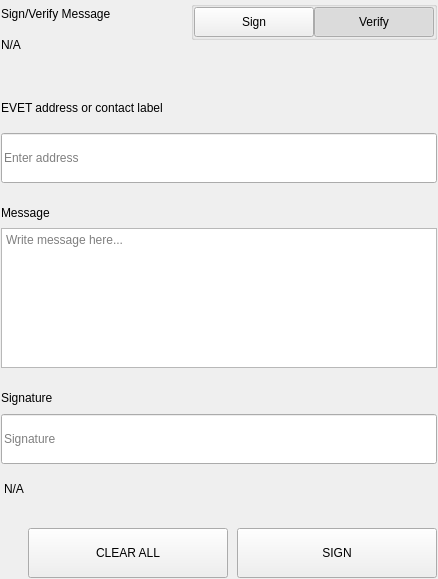
<?xml version="1.0" encoding="UTF-8"?>
<ui version="4.0">
 <class>SettingsSignMessageWidgets</class>
 <widget class="QWidget" name="SettingsSignMessageWidgets">
  <property name="geometry">
   <rect>
    <x>0</x>
    <y>0</y>
    <width>438</width>
    <height>579</height>
   </rect>
  </property>
  <property name="windowTitle">
   <string>Form</string>
  </property>
  <layout class="QVBoxLayout" name="verticalLayout">
   <property name="spacing">
    <number>0</number>
   </property>
   <property name="leftMargin">
    <number>0</number>
   </property>
   <property name="topMargin">
    <number>0</number>
   </property>
   <property name="rightMargin">
    <number>0</number>
   </property>
   <property name="bottomMargin">
    <number>0</number>
   </property>
   <item>
    <widget class="QWidget" name="left" native="true">
     <layout class="QVBoxLayout" name="verticalLayout_3">
      <property name="leftMargin">
       <number>0</number>
      </property>
      <property name="topMargin">
       <number>0</number>
      </property>
      <property name="rightMargin">
       <number>0</number>
      </property>
      <property name="bottomMargin">
       <number>0</number>
      </property>
      <item>
       <widget class="QWidget" name="container_sign" native="true">
        <layout class="QVBoxLayout" name="verticalLayout_2">
         <property name="spacing">
          <number>0</number>
         </property>
         <property name="leftMargin">
          <number>1</number>
         </property>
         <property name="topMargin">
          <number>1</number>
         </property>
         <property name="rightMargin">
          <number>1</number>
         </property>
         <property name="bottomMargin">
          <number>1</number>
         </property>
         <item>
          <layout class="QHBoxLayout" name="horizontalLayout_3" stretch="3,1">
           <property name="spacing">
            <number>40</number>
           </property>
           <item>
            <layout class="QVBoxLayout" name="verticalLayoutTitle">
             <property name="spacing">
              <number>5</number>
             </property>
             <item>
              <widget class="QLabel" name="labelTitle">
               <property name="text">
                <string>Sign/Verify Message</string>
               </property>
              </widget>
             </item>
             <item>
              <widget class="QLabel" name="labelSubtitle1">
               <property name="text">
                <string notr="true">N/A</string>
               </property>
               <property name="wordWrap">
                <bool>true</bool>
               </property>
              </widget>
             </item>
            </layout>
           </item>
           <item alignment="Qt::AlignRight|Qt::AlignTop">
            <widget class="QWidget" name="containerSwitch" native="true">
             <property name="styleSheet">
              <string notr="true">#containerSwitch{
	padding-top:9px;
}</string>
             </property>
             <layout class="QVBoxLayout" name="verticalLayout_6">
              <property name="spacing">
               <number>4</number>
              </property>
              <property name="leftMargin">
               <number>0</number>
              </property>
              <property name="topMargin">
               <number>0</number>
              </property>
              <property name="rightMargin">
               <number>0</number>
              </property>
              <property name="bottomMargin">
               <number>0</number>
              </property>
              <item alignment="Qt::AlignRight">
               <widget class="QGroupBox" name="groupBox">
                <property name="sizePolicy">
                 <sizepolicy hsizetype="Fixed" vsizetype="Preferred">
                  <horstretch>0</horstretch>
                  <verstretch>0</verstretch>
                 </sizepolicy>
                </property>
                <property name="title">
                 <string/>
                </property>
                <property name="alignment">
                 <set>Qt::AlignRight|Qt::AlignTop|Qt::AlignTrailing</set>
                </property>
                <layout class="QHBoxLayout" name="horizontalLayout_4">
                 <property name="spacing">
                  <number>0</number>
                 </property>
                 <property name="leftMargin">
                  <number>0</number>
                 </property>
                 <property name="topMargin">
                  <number>0</number>
                 </property>
                 <property name="rightMargin">
                  <number>0</number>
                 </property>
                 <property name="bottomMargin">
                  <number>0</number>
                 </property>
                 <item>
                  <widget class="QPushButton" name="pushSign">
                   <property name="minimumSize">
                    <size>
                     <width>120</width>
                     <height>30</height>
                    </size>
                   </property>
                   <property name="maximumSize">
                    <size>
                     <width>120</width>
                     <height>30</height>
                    </size>
                   </property>
                   <property name="focusPolicy">
                    <enum>Qt::NoFocus</enum>
                   </property>
                   <property name="text">
                    <string>Sign</string>
                   </property>
                   <property name="checkable">
                    <bool>true</bool>
                   </property>
                   <property name="autoExclusive">
                    <bool>true</bool>
                   </property>
                  </widget>
                 </item>
                 <item>
                  <widget class="QPushButton" name="pushVerify">
                   <property name="minimumSize">
                    <size>
                     <width>120</width>
                     <height>30</height>
                    </size>
                   </property>
                   <property name="maximumSize">
                    <size>
                     <width>120</width>
                     <height>30</height>
                    </size>
                   </property>
                   <property name="focusPolicy">
                    <enum>Qt::NoFocus</enum>
                   </property>
                   <property name="text">
                    <string>Verify</string>
                   </property>
                   <property name="checkable">
                    <bool>true</bool>
                   </property>
                   <property name="checked">
                    <bool>true</bool>
                   </property>
                   <property name="autoExclusive">
                    <bool>true</bool>
                   </property>
                  </widget>
                 </item>
                </layout>
               </widget>
              </item>
              <item alignment="Qt::AlignHCenter|Qt::AlignTop">
               <widget class="QLabel" name="labelSubtitleSwitch">
                <property name="text">
                 <string/>
                </property>
                <property name="alignment">
                 <set>Qt::AlignRight|Qt::AlignTrailing|Qt::AlignVCenter</set>
                </property>
               </widget>
              </item>
             </layout>
            </widget>
           </item>
          </layout>
         </item>
         <item>
          <spacer name="verticalSpacer_2">
           <property name="orientation">
            <enum>Qt::Vertical</enum>
           </property>
           <property name="sizeType">
            <enum>QSizePolicy::Fixed</enum>
           </property>
           <property name="sizeHint" stdset="0">
            <size>
             <width>20</width>
             <height>40</height>
            </size>
           </property>
          </spacer>
         </item>
         <item>
          <widget class="QWidget" name="containerAddress" native="true">
           <property name="sizePolicy">
            <sizepolicy hsizetype="Preferred" vsizetype="Fixed">
             <horstretch>0</horstretch>
             <verstretch>0</verstretch>
            </sizepolicy>
           </property>
           <layout class="QVBoxLayout" name="verticalLayout_5" stretch="0,0">
            <property name="spacing">
             <number>15</number>
            </property>
            <property name="leftMargin">
             <number>0</number>
            </property>
            <property name="topMargin">
             <number>0</number>
            </property>
            <property name="rightMargin">
             <number>0</number>
            </property>
            <property name="bottomMargin">
             <number>0</number>
            </property>
            <item>
             <widget class="QLabel" name="labelSubtitleAddress">
              <property name="minimumSize">
               <size>
                <width>0</width>
                <height>20</height>
               </size>
              </property>
              <property name="maximumSize">
               <size>
                <width>16777215</width>
                <height>20</height>
               </size>
              </property>
              <property name="text">
               <string>EVET address or contact label</string>
              </property>
             </widget>
            </item>
            <item>
             <widget class="QLineEdit" name="addressIn_SM">
              <property name="minimumSize">
               <size>
                <width>0</width>
                <height>50</height>
               </size>
              </property>
              <property name="maximumSize">
               <size>
                <width>16777215</width>
                <height>50</height>
               </size>
              </property>
              <property name="placeholderText">
               <string>Enter address</string>
              </property>
             </widget>
            </item>
           </layout>
          </widget>
         </item>
         <item>
          <spacer name="verticalSpacer_3">
           <property name="orientation">
            <enum>Qt::Vertical</enum>
           </property>
           <property name="sizeType">
            <enum>QSizePolicy::Fixed</enum>
           </property>
           <property name="sizeHint" stdset="0">
            <size>
             <width>20</width>
             <height>20</height>
            </size>
           </property>
          </spacer>
         </item>
         <item>
          <layout class="QVBoxLayout" name="verticalLayout_9">
           <property name="spacing">
            <number>5</number>
           </property>
           <item>
            <widget class="QLabel" name="labelSubtitleMessage">
             <property name="minimumSize">
              <size>
               <width>0</width>
               <height>20</height>
              </size>
             </property>
             <property name="maximumSize">
              <size>
               <width>16777215</width>
               <height>20</height>
              </size>
             </property>
             <property name="text">
              <string>Message</string>
             </property>
            </widget>
           </item>
           <item>
            <widget class="QPlainTextEdit" name="messageIn_SM">
             <property name="minimumSize">
              <size>
               <width>0</width>
               <height>140</height>
              </size>
             </property>
             <property name="maximumSize">
              <size>
               <width>16777215</width>
               <height>140</height>
              </size>
             </property>
             <property name="placeholderText">
              <string>Write message here...</string>
             </property>
            </widget>
           </item>
          </layout>
         </item>
         <item>
          <spacer name="verticalSpacer_4">
           <property name="orientation">
            <enum>Qt::Vertical</enum>
           </property>
           <property name="sizeType">
            <enum>QSizePolicy::Fixed</enum>
           </property>
           <property name="sizeHint" stdset="0">
            <size>
             <width>20</width>
             <height>20</height>
            </size>
           </property>
          </spacer>
         </item>
         <item>
          <widget class="QWidget" name="widget" native="true">
           <property name="minimumSize">
            <size>
             <width>0</width>
             <height>75</height>
            </size>
           </property>
           <property name="maximumSize">
            <size>
             <width>16777215</width>
             <height>16777215</height>
            </size>
           </property>
           <layout class="QVBoxLayout" name="verticalLayout_4">
            <property name="leftMargin">
             <number>0</number>
            </property>
            <property name="topMargin">
             <number>0</number>
            </property>
            <property name="rightMargin">
             <number>0</number>
            </property>
            <property name="bottomMargin">
             <number>0</number>
            </property>
            <item>
             <widget class="QLabel" name="labelSubtitleSignature">
              <property name="minimumSize">
               <size>
                <width>0</width>
                <height>20</height>
               </size>
              </property>
              <property name="maximumSize">
               <size>
                <width>16777215</width>
                <height>20</height>
               </size>
              </property>
              <property name="text">
               <string>Signature</string>
              </property>
             </widget>
            </item>
            <item>
             <widget class="QLineEdit" name="signatureOut_SM">
              <property name="minimumSize">
               <size>
                <width>0</width>
                <height>50</height>
               </size>
              </property>
              <property name="placeholderText">
               <string>Signature</string>
              </property>
             </widget>
            </item>
           </layout>
          </widget>
         </item>
         <item>
          <widget class="QLabel" name="statusLabel_SM">
           <property name="styleSheet">
            <string notr="true">padding-top:5px;</string>
           </property>
           <property name="text">
            <string notr="true">N/A</string>
           </property>
          </widget>
         </item>
         <item>
          <spacer name="verticalSpacer">
           <property name="orientation">
            <enum>Qt::Vertical</enum>
           </property>
           <property name="sizeType">
            <enum>QSizePolicy::Fixed</enum>
           </property>
           <property name="sizeHint" stdset="0">
            <size>
             <width>20</width>
             <height>20</height>
            </size>
           </property>
          </spacer>
         </item>
         <item>
          <layout class="QHBoxLayout" name="horizontalLayout_7">
           <property name="spacing">
            <number>9</number>
           </property>
           <item>
            <spacer name="horizontalSpacer_5">
             <property name="orientation">
              <enum>Qt::Horizontal</enum>
             </property>
             <property name="sizeType">
              <enum>QSizePolicy::Expanding</enum>
             </property>
             <property name="sizeHint" stdset="0">
              <size>
               <width>40</width>
               <height>20</height>
              </size>
             </property>
            </spacer>
           </item>
           <item>
            <widget class="QPushButton" name="pushButtonClear">
             <property name="minimumSize">
              <size>
               <width>200</width>
               <height>50</height>
              </size>
             </property>
             <property name="focusPolicy">
              <enum>Qt::NoFocus</enum>
             </property>
             <property name="text">
              <string>CLEAR ALL</string>
             </property>
            </widget>
           </item>
           <item>
            <widget class="QPushButton" name="pushButtonSave">
             <property name="minimumSize">
              <size>
               <width>200</width>
               <height>50</height>
              </size>
             </property>
             <property name="maximumSize">
              <size>
               <width>200</width>
               <height>50</height>
              </size>
             </property>
             <property name="focusPolicy">
              <enum>Qt::NoFocus</enum>
             </property>
             <property name="text">
              <string>SIGN</string>
             </property>
            </widget>
           </item>
          </layout>
         </item>
        </layout>
       </widget>
      </item>
     </layout>
    </widget>
   </item>
  </layout>
 </widget>
 <resources/>
 <connections/>
</ui>
